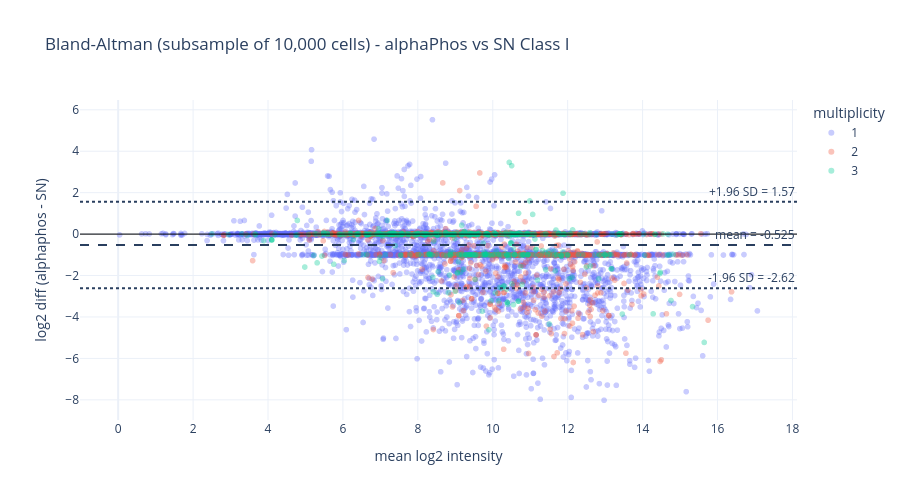

This figure's notebook cell:
### Code cell
# Bland-Altman: mean vs difference (log2 space)
import plotly.express as px

ba = diff_full.dropna(subset=['sn_log2']).copy()
ba['mean_log2'] = ba['sn_log2'] + ba['log2_diff'] / 2

n_plot = min(10000, len(ba))
sub = ba.sample(n=n_plot, random_state=0)

fig = px.scatter(
    sub,
    x='mean_log2', y='log2_diff',
    color=sub['mult'].astype(str),
    opacity=0.35,
    hover_data={'match_key': True, 'mean_log2': ':.2f',
                'log2_diff': ':.3f', 'mult': True, 'aa': True},
    title=f'Bland-Altman (subsample of {n_plot:,} cells) - alphaPhos vs SN Class I',
    labels={'mean_log2': 'mean log2 intensity',
            'log2_diff': 'log2 diff (alphaphos - SN)',
            'color': 'multiplicity'},
)
mean_diff = ba['log2_diff'].mean()
sd_diff = ba['log2_diff'].std()
fig.add_hline(y=mean_diff, line_dash='dash', annotation_text=f'mean = {mean_diff:.3f}')
fig.add_hline(y=mean_diff + 1.96*sd_diff, line_dash='dot',
              annotation_text=f'+1.96 SD = {mean_diff + 1.96*sd_diff:.2f}')
fig.add_hline(y=mean_diff - 1.96*sd_diff, line_dash='dot',
              annotation_text=f'-1.96 SD = {mean_diff - 1.96*sd_diff:.2f}')
fig.add_hline(y=0, line_color='black', line_width=1)
fig.update_layout(height=500, width=900, template='plotly_white')
fig.show()

### Figure 1 — Plotly figure (JSON) as saved in the notebook; plotly's stock layout.template omitted (floating-point values rounded to 4 significant figures; data arrays with more than 128 entries replaced by an {"elided": "..."} marker saying what was removed)
{"data": [{"customdata": {"elided": "8219x3 mixed values"}, "hovertemplate": "multiplicity=1<br>mean log2 intensity=%{x:.2f}<br>log2 diff (alphaphos - SN)=%{y:.3f}<br>match_key=%{customdata[0]}<br>mult=%{customdata[1]}<br>aa=%{customdata[2]}<extra></extra>", "legendgroup": "1", "marker": {"color": "#636efa", "opacity": 0.35, "symbol": "circle"}, "mode": "markers", "name": "1", "showlegend": true, "type": "scattergl", "x": {"elided": "8219 float values"}, "xaxis": "x", "y": {"elided": "8219 float values"}, "yaxis": "y"}, {"customdata": {"elided": "1266x3 mixed values"}, "hovertemplate": "multiplicity=2<br>mean log2 intensity=%{x:.2f}<br>log2 diff (alphaphos - SN)=%{y:.3f}<br>match_key=%{customdata[0]}<br>mult=%{customdata[1]}<br>aa=%{customdata[2]}<extra></extra>", "legendgroup": "2", "marker": {"color": "#EF553B", "opacity": 0.35, "symbol": "circle"}, "mode": "markers", "name": "2", "showlegend": true, "type": "scattergl", "x": {"elided": "1266 float values"}, "xaxis": "x", "y": {"elided": "1266 float values"}, "yaxis": "y"}, {"customdata": {"elided": "515x3 mixed values"}, "hovertemplate": "multiplicity=3<br>mean log2 intensity=%{x:.2f}<br>log2 diff (alphaphos - SN)=%{y:.3f}<br>match_key=%{customdata[0]}<br>mult=%{customdata[1]}<br>aa=%{customdata[2]}<extra></extra>", "legendgroup": "3", "marker": {"color": "#00cc96", "opacity": 0.35, "symbol": "circle"}, "mode": "markers", "name": "3", "showlegend": true, "type": "scattergl", "x": {"elided": "515 float values"}, "xaxis": "x", "y": {"elided": "515 float values"}, "yaxis": "y"}], "layout": {"annotations": [{"showarrow": false, "text": "mean = -0.525", "x": 1, "xanchor": "right", "xref": "x domain", "y": -0.5249, "yanchor": "bottom", "yref": "y"}, {"showarrow": false, "text": "+1.96 SD = 1.57", "x": 1, "xanchor": "right", "xref": "x domain", "y": 1.567, "yanchor": "bottom", "yref": "y"}, {"showarrow": false, "text": "-1.96 SD = -2.62", "x": 1, "xanchor": "right", "xref": "x domain", "y": -2.616, "yanchor": "bottom", "yref": "y"}], "height": 500, "legend": {"title": {"text": "multiplicity"}, "tracegroupgap": 0}, "shapes": [{"line": {"dash": "dash"}, "type": "line", "x0": 0, "x1": 1, "xref": "x domain", "y0": -0.5249, "y1": -0.5249, "yref": "y"}, {"line": {"dash": "dot"}, "type": "line", "x0": 0, "x1": 1, "xref": "x domain", "y0": 1.567, "y1": 1.567, "yref": "y"}, {"line": {"dash": "dot"}, "type": "line", "x0": 0, "x1": 1, "xref": "x domain", "y0": -2.616, "y1": -2.616, "yref": "y"}, {"line": {"color": "black", "width": 1}, "type": "line", "x0": 0, "x1": 1, "xref": "x domain", "y0": 0, "y1": 0, "yref": "y"}], "title": {"text": "Bland-Altman (subsample of 10,000 cells) - alphaPhos vs SN Class I"}, "width": 900, "xaxis": {"anchor": "y", "domain": [0, 1], "title": {"text": "mean log2 intensity"}}, "yaxis": {"anchor": "x", "domain": [0, 1], "title": {"text": "log2 diff (alphaphos - SN)"}}}}
